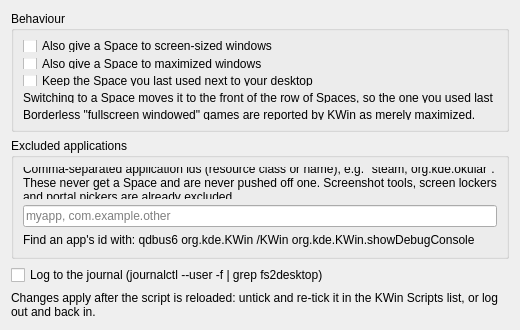
<?xml version="1.0" encoding="UTF-8"?>
<ui version="4.0">
 <class>KWin::FullscreenSpacesConfigForm</class>
 <widget class="QWidget" name="KWin::FullscreenSpacesConfigForm">
  <property name="geometry">
   <rect>
    <x>0</x>
    <y>0</y>
    <width>520</width>
    <height>320</height>
   </rect>
  </property>
  <layout class="QVBoxLayout" name="verticalLayout">
   <item>
    <widget class="QGroupBox" name="groupBehaviour">
     <property name="title">
      <string>Behaviour</string>
     </property>
     <layout class="QVBoxLayout" name="verticalLayoutBehaviour">
      <item>
       <widget class="QCheckBox" name="kcfg_manageScreenSized">
        <property name="text">
         <string>Also give a Space to screen-sized windows</string>
        </property>
       </widget>
      </item>
      <item>
       <widget class="QCheckBox" name="kcfg_manageMaximized">
        <property name="text">
         <string>Also give a Space to maximized windows</string>
        </property>
       </widget>
      </item>
      <item>
       <widget class="QCheckBox" name="kcfg_reorderOnSwitch">
        <property name="text">
         <string>Keep the Space you last used next to your desktop</string>
        </property>
       </widget>
      </item>
      <item>
       <widget class="QLabel" name="labelReorder">
        <property name="text">
         <string>Switching to a Space moves it to the front of the row of Spaces, so the one you used last is always one step away. Off leaves every Space where it was created.</string>
        </property>
        <property name="wordWrap">
         <bool>true</bool>
        </property>
       </widget>
      </item>
      <item>
       <widget class="QLabel" name="labelScreenSized">
        <property name="text">
         <string>Borderless "fullscreen windowed" games are reported by KWin as merely maximized. With this off, only real fullscreen windows get their own Space.</string>
        </property>
        <property name="wordWrap">
         <bool>true</bool>
        </property>
       </widget>
      </item>
     </layout>
    </widget>
   </item>
   <item>
    <widget class="QGroupBox" name="groupExclusions">
     <property name="title">
      <string>Excluded applications</string>
     </property>
     <layout class="QVBoxLayout" name="verticalLayoutExclusions">
      <item>
       <widget class="QLabel" name="labelExclusions">
        <property name="text">
         <string>Comma-separated application ids (resource class or name), e.g. &quot;steam, org.kde.okular&quot;. These never get a Space and are never pushed off one. Screenshot tools, screen lockers and portal pickers are already excluded.</string>
        </property>
        <property name="wordWrap">
         <bool>true</bool>
        </property>
       </widget>
      </item>
      <item>
       <widget class="QLineEdit" name="kcfg_excludedClasses">
        <property name="placeholderText">
         <string>myapp, com.example.other</string>
        </property>
       </widget>
      </item>
      <item>
       <widget class="QLabel" name="labelXprop">
        <property name="text">
         <string>Find an app's id with: qdbus6 org.kde.KWin /KWin org.kde.KWin.showDebugConsole</string>
        </property>
        <property name="wordWrap">
         <bool>true</bool>
        </property>
       </widget>
      </item>
     </layout>
    </widget>
   </item>
   <item>
    <widget class="QCheckBox" name="kcfg_debugLogging">
     <property name="text">
      <string>Log to the journal (journalctl --user -f | grep fs2desktop)</string>
     </property>
    </widget>
   </item>
   <item>
    <widget class="QLabel" name="labelReload">
     <property name="text">
      <string>Changes apply after the script is reloaded: untick and re-tick it in the KWin Scripts list, or log out and back in.</string>
     </property>
     <property name="wordWrap">
      <bool>true</bool>
     </property>
    </widget>
   </item>
   <item>
    <spacer name="verticalSpacer">
     <property name="orientation">
      <enum>Qt::Vertical</enum>
     </property>
     <property name="sizeHint" stdset="0">
      <size>
       <width>20</width>
       <height>40</height>
      </size>
     </property>
    </spacer>
   </item>
  </layout>
 </widget>
 <resources/>
 <connections/>
</ui>
